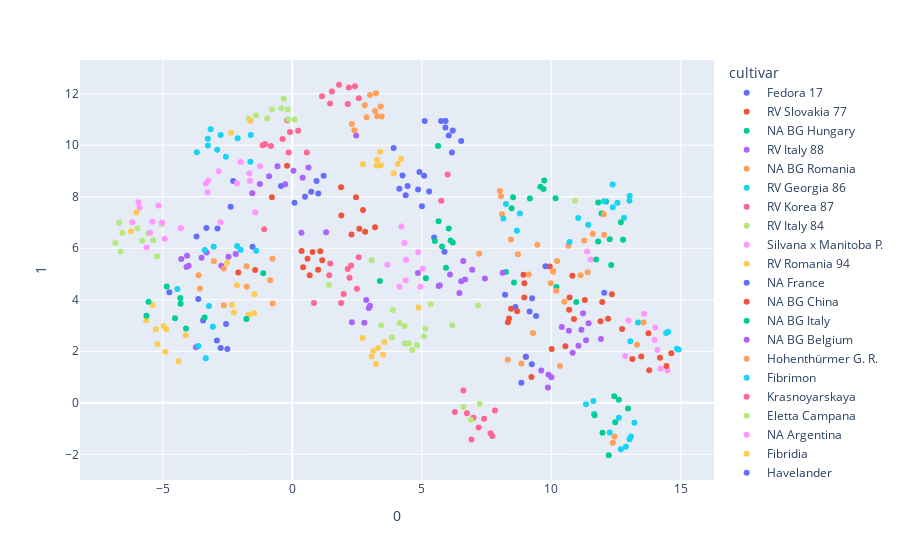

Write notebook code for a chart like this one.
### Code cell
import plotly.express as px

print("d =", min_dists)
print("n =", n_neighbors_list)
embed = pd.read_csv(f"outputs/umap/sample-full-cultivar-css_n=10_d=1.csv")
embed_metadata = pd.concat([embed, metadata], axis=1)


hover_data = ["cultivar", "replicates"]
fig = px.scatter(embed_metadata, x="0", y="1", color="cultivar", hover_data=hover_data)
fig.show()

### Figure 1 — Plotly figure (JSON) as saved in the notebook; plotly's stock layout.template omitted (floating-point values rounded to 4 significant figures)
{"data": [{"customdata": [["Fedora 17", "C1_01"], ["Fedora 17", "C1_02"], ["Fedora 17", "C1_03"], ["Fedora 17", "C1_04"], ["Fedora 17", "C1_05"], ["Fedora 17", "C1_06"], ["Fedora 17", "C1_07"], ["Fedora 17", "C1_08"], ["Fedora 17", "C1_09"], ["Fedora 17", "C1_10"]], "hovertemplate": "cultivar=%{customdata[0]}<br>0=%{x}<br>1=%{y}<br>replicates=%{customdata[1]}<extra></extra>", "legendgroup": "Fedora 17", "marker": {"color": "#636efa", "symbol": "circle"}, "mode": "markers", "name": "Fedora 17", "orientation": "v", "showlegend": true, "type": "scatter", "x": [-2.282, -2.379, -1.535, -0.4373, 0.08548, 0.4905, 0.7299, 0.9353, 1.003, 1.21], "xaxis": "x", "y": [8.615, 7.616, 6.058, 8.421, 7.763, 8.001, 8.196, 8.61, 8.126, 8.819], "yaxis": "y"}, {"customdata": [["RV Slovakia 77", "C10_01"], ["RV Slovakia 77", "C10_02"], ["RV Slovakia 77", "C10_03"], ["RV Slovakia 77", "C10_04"], ["RV Slovakia 77", "C10_05"], ["RV Slovakia 77", "C10_06"], ["RV Slovakia 77", "C10_07"], ["RV Slovakia 77", "C10_08"], ["RV Slovakia 77", "C10_09"], ["RV Slovakia 77", "C10_10"]], "hovertemplate": "cultivar=%{customdata[0]}<br>0=%{x}<br>1=%{y}<br>replicates=%{customdata[1]}<extra></extra>", "legendgroup": "RV Slovakia 77", "marker": {"color": "#EF553B", "symbol": "circle"}, "mode": "markers", "name": "RV Slovakia 77", "orientation": "v", "showlegend": true, "type": "scatter", "x": [-0.2018, -0.7858, 2.287, 1.884, 2.458, 1.893, 2.73, 3.195, 2.813, 2.586], "xaxis": "x", "y": [9.201, 7.978, 6.533, 8.367, 7.982, 7.274, 7.488, 6.816, 6.641, 6.761], "yaxis": "y"}, {"customdata": [["NA BG Hungary", "C11_01"], ["NA BG Hungary", "C11_02"], ["NA BG Hungary", "C11_06"], ["NA BG Hungary", "C11_07"], ["NA BG Hungary", "C11_08"], ["NA BG Hungary", "C11_09"], ["NA BG Hungary", "C11_10"]], "hovertemplate": "cultivar=%{customdata[0]}<br>0=%{x}<br>1=%{y}<br>replicates=%{customdata[1]}<extra></extra>", "legendgroup": "NA BG Hungary", "marker": {"color": "#00cc96", "symbol": "circle"}, "mode": "markers", "name": "NA BG Hungary", "orientation": "v", "showlegend": true, "type": "scatter", "x": [8.467, 8.523, 9.577, 9.172, 9.697, 10.16, 9.726], "xaxis": "x", "y": [7.553, 7.977, 8.392, 7.931, 8.303, 7.938, 8.627], "yaxis": "y"}, {"customdata": [["RV Italy 88", "C13_01"], ["RV Italy 88", "C13_02"], ["RV Italy 88", "C13_03"], ["RV Italy 88", "C13_04"], ["RV Italy 88", "C13_05"], ["RV Italy 88", "C13_06"], ["RV Italy 88", "C13_07"], ["RV Italy 88", "C13_08"], ["RV Italy 88", "C13_09"], ["RV Italy 88", "C13_10"]], "hovertemplate": "cultivar=%{customdata[0]}<br>0=%{x}<br>1=%{y}<br>replicates=%{customdata[1]}<extra></extra>", "legendgroup": "RV Italy 88", "marker": {"color": "#ab63fa", "symbol": "circle"}, "mode": "markers", "name": "RV Italy 88", "orientation": "v", "showlegend": true, "type": "scatter", "x": [3.002, 2.303, 2.955, 2.783, 2.853, 10.4, 11.16, 11.34, 10.82, 9.868], "xaxis": "x", "y": [3.765, 3.124, 3.683, 3.11, 3.988, 2.94, 2.836, 2.431, 1.94, 0.5982], "yaxis": "y"}, {"customdata": [["NA BG Romania", "C15_01"], ["NA BG Romania", "C15_02"], ["NA BG Romania", "C15_03"], ["NA BG Romania", "C15_05"], ["NA BG Romania", "C15_06"], ["NA BG Romania", "C15_07"], ["NA BG Romania", "C15_08"], ["NA BG Romania", "C15_11"], ["NA BG Romania", "C15_12"]], "hovertemplate": "cultivar=%{customdata[0]}<br>0=%{x}<br>1=%{y}<br>replicates=%{customdata[1]}<extra></extra>", "legendgroup": "NA BG Romania", "marker": {"color": "#FFA15A", "symbol": "circle"}, "mode": "markers", "name": "NA BG Romania", "orientation": "v", "showlegend": true, "type": "scatter", "x": [8.094, 8.054, 8.011, 7.214, 8.439, 8.71, 9.458, 12.37, 12.44], "xaxis": "x", "y": [7.32, 8.025, 8.22, 5.792, 6.342, 5.767, 6.139, -1.55, -1.306], "yaxis": "y"}, {"customdata": [["RV Georgia 86", "C16_01"], ["RV Georgia 86", "C16_02"], ["RV Georgia 86", "C16_03"], ["RV Georgia 86", "C16_04"], ["RV Georgia 86", "C16_05"], ["RV Georgia 86", "C16_06"], ["RV Georgia 86", "C16_07"], ["RV Georgia 86", "C16_08"], ["RV Georgia 86", "C16_09"], ["RV Georgia 86", "C16_10"]], "hovertemplate": "cultivar=%{customdata[0]}<br>0=%{x}<br>1=%{y}<br>replicates=%{customdata[1]}<extra></extra>", "legendgroup": "RV Georgia 86", "marker": {"color": "#19d3f3", "symbol": "circle"}, "mode": "markers", "name": "RV Georgia 86", "orientation": "v", "showlegend": true, "type": "scatter", "x": [12.88, 11.65, 11.34, 11.62, 13.02, 12.68, 12.61, 12.26, 13.07, 13.21], "xaxis": "x", "y": [-1.707, -0.4382, -0.05433, 0.06822, -1.411, -1.806, -0.5814, -1.156, -1.31, -0.7723], "yaxis": "y"}, {"customdata": [["RV Korea 87", "C17_01"], ["RV Korea 87", "C17_02"], ["RV Korea 87", "C17_03"], ["RV Korea 87", "C17_04"], ["RV Korea 87", "C17_05"], ["RV Korea 87", "C17_06"], ["RV Korea 87", "C17_07"], ["RV Korea 87", "C17_08"], ["RV Korea 87", "C17_09"], ["RV Korea 87", "C17_10"]], "hovertemplate": "cultivar=%{customdata[0]}<br>0=%{x}<br>1=%{y}<br>replicates=%{customdata[1]}<extra></extra>", "legendgroup": "RV Korea 87", "marker": {"color": "#FF6692", "symbol": "circle"}, "mode": "markers", "name": "RV Korea 87", "orientation": "v", "showlegend": true, "type": "scatter", "x": [7.652, 6.917, 7.719, 7.405, 6.741, 6.995, 7.193, 7.822, 6.277, 6.604], "xaxis": "x", "y": [-1.178, -1.424, -1.289, -0.6234, -0.4037, -0.5828, -0.9544, -0.2969, -0.3544, 0.4745], "yaxis": "y"}, {"customdata": [["RV Italy 84", "C18_01"], ["RV Italy 84", "C18_02"], ["RV Italy 84", "C18_03"], ["RV Italy 84", "C18_04"], ["RV Italy 84", "C18_05"], ["RV Italy 84", "C18_06"], ["RV Italy 84", "C18_07"], ["RV Italy 84", "C18_08"], ["RV Italy 84", "C18_09"], ["RV Italy 84", "C18_10"]], "hovertemplate": "cultivar=%{customdata[0]}<br>0=%{x}<br>1=%{y}<br>replicates=%{customdata[1]}<extra></extra>", "legendgroup": "RV Italy 84", "marker": {"color": "#B6E880", "symbol": "circle"}, "mode": "markers", "name": "RV Italy 84", "orientation": "v", "showlegend": true, "type": "scatter", "x": [6.605, 7.233, 6.896, 10.92, 3.063, 6.177, 7.177, 3.877, 5.344, 1.418], "xaxis": "x", "y": [-0.1605, -0.03322, -0.6537, 7.847, 5.538, 3.009, 3.783, 3.606, 3.828, 4.577], "yaxis": "y"}, {"customdata": [["Silvana x Manitoba P.", "C2_01"], ["Silvana x Manitoba P.", "C2_02"], ["Silvana x Manitoba P.", "C2_03"], ["Silvana x Manitoba P.", "C2_04"], ["Silvana x Manitoba P.", "C2_05"], ["Silvana x Manitoba P.", "C2_06"], ["Silvana x Manitoba P.", "C2_07"], ["Silvana x Manitoba P.", "C2_08"], ["Silvana x Manitoba P.", "C2_09"], ["Silvana x Manitoba P.", "C2_10"]], "hovertemplate": "cultivar=%{customdata[0]}<br>0=%{x}<br>1=%{y}<br>replicates=%{customdata[1]}<extra></extra>", "legendgroup": "Silvana x Manitoba P.", "marker": {"color": "#FF97FF", "symbol": "circle"}, "mode": "markers", "name": "Silvana x Manitoba P.", "orientation": "v", "showlegend": true, "type": "scatter", "x": [4.214, 4.327, 4.861, 4.134, 3.669, -2.77, 4.392, 4.945, 4.376, 5.039], "xaxis": "x", "y": [6.849, 6.208, 5.847, 4.505, 5.356, 7.014, 5.55, 4.506, 4.763, 5.209], "yaxis": "y"}, {"customdata": [["RV Romania 94", "C28_01"], ["RV Romania 94", "C28_02"], ["RV Romania 94", "C28_03"], ["RV Romania 94", "C28_04"], ["RV Romania 94", "C28_05"], ["RV Romania 94", "C28_06"], ["RV Romania 94", "C28_07"], ["RV Romania 94", "C28_08"], ["RV Romania 94", "C28_09"], ["RV Romania 94", "C28_10"]], "hovertemplate": "cultivar=%{customdata[0]}<br>0=%{x}<br>1=%{y}<br>replicates=%{customdata[1]}<extra></extra>", "legendgroup": "RV Romania 94", "marker": {"color": "#FECB52", "symbol": "circle"}, "mode": "markers", "name": "RV Romania 94", "orientation": "v", "showlegend": true, "type": "scatter", "x": [-1.479, -4.864, -4.115, -5.403, -5.268, -4.971, -5.641, -4.905, -5.207, -4.392], "xaxis": "x", "y": [3.473, 2.859, 2.623, 3.799, 2.858, 2.981, 3.204, 1.983, 2.271, 1.612], "yaxis": "y"}, {"customdata": [["NA France", "C30_01"], ["NA France", "C30_02"], ["NA France", "C30_03"], ["NA France", "C30_04"], ["NA France", "C30_05"], ["NA France", "C30_06"], ["NA France", "C30_07"], ["NA France", "C30_08"], ["NA France", "C30_09"], ["NA France", "C30_10"]], "hovertemplate": "cultivar=%{customdata[0]}<br>0=%{x}<br>1=%{y}<br>replicates=%{customdata[1]}<extra></extra>", "legendgroup": "NA France", "marker": {"color": "#636efa", "symbol": "circle"}, "mode": "markers", "name": "NA France", "orientation": "v", "showlegend": true, "type": "scatter", "x": [6.04, 5.746, 5.111, 6.196, 5.911, 5.918, 6.519, 6.162, 5.475, 5.874], "xaxis": "x", "y": [10.37, 10.94, 10.95, 10.57, 10.69, 10.94, 10.17, 9.718, 6.415, 5.862], "yaxis": "y"}, {"customdata": [["NA BG China", "C32_01"], ["NA BG China", "C32_02"], ["NA BG China", "C32_03"], ["NA BG China", "C32_04"], ["NA BG China", "C32_05"], ["NA BG China", "C32_06"], ["NA BG China", "C32_07"], ["NA BG China", "C32_08"], ["NA BG China", "C32_09"], ["NA BG China", "C32_10"]], "hovertemplate": "cultivar=%{customdata[0]}<br>0=%{x}<br>1=%{y}<br>replicates=%{customdata[1]}<extra></extra>", "legendgroup": "NA BG China", "marker": {"color": "#EF553B", "symbol": "circle"}, "mode": "markers", "name": "NA BG China", "orientation": "v", "showlegend": true, "type": "scatter", "x": [12.34, 10.81, 8.925, 10.71, 9.232, 10.01, 9.011, 9.939, 8.959, 10.69], "xaxis": "x", "y": [4.212, 4.933, 4.974, 4.089, 1.003, 2.093, 1.792, 5.289, 4.637, 3.608], "yaxis": "y"}, {"customdata": [["NA BG Italy", "C33_01"], ["NA BG Italy", "C33_02"], ["NA BG Italy", "C33_03"], ["NA BG Italy", "C33_04"], ["NA BG Italy", "C33_05"], ["NA BG Italy", "C33_06"], ["NA BG Italy", "C33_07"], ["NA BG Italy", "C33_08"], ["NA BG Italy", "C33_09"], ["NA BG Italy", "C33_10"]], "hovertemplate": "cultivar=%{customdata[0]}<br>0=%{x}<br>1=%{y}<br>replicates=%{customdata[1]}<extra></extra>", "legendgroup": "NA BG Italy", "marker": {"color": "#00cc96", "symbol": "circle"}, "mode": "markers", "name": "NA BG Italy", "orientation": "v", "showlegend": true, "type": "scatter", "x": [12.96, 12.22, 11.67, 12.43, 12.6, 11.98, 12.47, 8.559, 8.247, 10.2], "xaxis": "x", "y": [-0.2216, -2.036, -0.4871, 0.2571, 0.1184, -1.164, -0.7567, 4.673, 5.078, 4.496], "yaxis": "y"}, {"customdata": [["NA BG Belgium", "C34_01"], ["NA BG Belgium", "C34_02"], ["NA BG Belgium", "C34_03"], ["NA BG Belgium", "C34_04"], ["NA BG Belgium", "C34_05"], ["NA BG Belgium", "C34_06"], ["NA BG Belgium", "C34_07"], ["NA BG Belgium", "C34_08"], ["NA BG Belgium", "C34_09"], ["NA BG Belgium", "C34_10"]], "hovertemplate": "cultivar=%{customdata[0]}<br>0=%{x}<br>1=%{y}<br>replicates=%{customdata[1]}<extra></extra>", "legendgroup": "NA BG Belgium", "marker": {"color": "#ab63fa", "symbol": "circle"}, "mode": "markers", "name": "NA BG Belgium", "orientation": "v", "showlegend": true, "type": "scatter", "x": [11.22, 11.44, 11.92, 10.0, 9.892, 9.611, 7.437, 8.12, 10.68, 11.05], "xaxis": "x", "y": [3.475, 3.086, 2.478, 0.9889, 1.092, 1.257, 4.831, 5.052, 2.796, 2.212], "yaxis": "y"}, {"customdata": [["Hohenthürmer G. R.", "C36_01"], ["Hohenthürmer G. R.", "C36_02"], ["Hohenthürmer G. R.", "C36_03"], ["Hohenthürmer G. R.", "C36_04"], ["Hohenthürmer G. R.", "C36_05"], ["Hohenthürmer G. R.", "C36_06"], ["Hohenthürmer G. R.", "C36_07"], ["Hohenthürmer G. R.", "C36_08"], ["Hohenthürmer G. R.", "C36_09"], ["Hohenthürmer G. R.", "C36_10"]], "hovertemplate": "cultivar=%{customdata[0]}<br>0=%{x}<br>1=%{y}<br>replicates=%{customdata[1]}<extra></extra>", "legendgroup": "Hohenthürmer G. R.", "marker": {"color": "#FFA15A", "symbol": "circle"}, "mode": "markers", "name": "Hohenthürmer G. R.", "orientation": "v", "showlegend": true, "type": "scatter", "x": [10.07, 9.131, 10.5, 9.977, 10.19, 10.33, 10.22, 10.07, 11.13, 11.4], "xaxis": "x", "y": [5.084, 4.98, 3.925, 4.646, 4.35, 1.426, 5.505, 5.12, 4.956, 5.066], "yaxis": "y"}, {"customdata": [["Fibrimon", "C37_01"], ["Fibrimon", "C37_02"], ["Fibrimon", "C37_03"], ["Fibrimon", "C37_04"], ["Fibrimon", "C37_05"], ["Fibrimon", "C37_06"], ["Fibrimon", "C37_07"], ["Fibrimon", "C37_08"], ["Fibrimon", "C37_09"], ["Fibrimon", "C37_10"]], "hovertemplate": "cultivar=%{customdata[0]}<br>0=%{x}<br>1=%{y}<br>replicates=%{customdata[1]}<extra></extra>", "legendgroup": "Fibrimon", "marker": {"color": "#19d3f3", "symbol": "circle"}, "mode": "markers", "name": "Fibrimon", "orientation": "v", "showlegend": true, "type": "scatter", "x": [-1.617, -3.683, -2.898, -2.766, -3.258, -3.26, -3.152, -2.565, -1.603, -2.109], "xaxis": "x", "y": [9.359, 9.726, 9.826, 10.4, 9.986, 10.25, 10.62, 9.55, 10.4, 10.28], "yaxis": "y"}, {"customdata": [["Krasnoyarskaya", "C38_01"], ["Krasnoyarskaya", "C38_02"], ["Krasnoyarskaya", "C38_03"], ["Krasnoyarskaya", "C38_04"], ["Krasnoyarskaya", "C38_05"], ["Krasnoyarskaya", "C38_06"], ["Krasnoyarskaya", "C38_07"], ["Krasnoyarskaya", "C38_08"], ["Krasnoyarskaya", "C38_09"], ["Krasnoyarskaya", "C38_10"]], "hovertemplate": "cultivar=%{customdata[0]}<br>0=%{x}<br>1=%{y}<br>replicates=%{customdata[1]}<extra></extra>", "legendgroup": "Krasnoyarskaya", "marker": {"color": "#FF6692", "symbol": "circle"}, "mode": "markers", "name": "Krasnoyarskaya", "orientation": "v", "showlegend": true, "type": "scatter", "x": [-1.083, -0.8249, -1.05, -1.144, -0.1416, 0.5591, 0.2258, -0.1965, -0.08842, -0.3719], "xaxis": "x", "y": [6.737, 9.974, 10.05, 10.0, 9.723, 9.723, 10.57, 10.97, 10.52, 10.24], "yaxis": "y"}, {"customdata": [["Eletta Campana", "C41_01"], ["Eletta Campana", "C41_02"], ["Eletta Campana", "C41_03"], ["Eletta Campana", "C41_04"], ["Eletta Campana", "C41_05"], ["Eletta Campana", "C41_07"], ["Eletta Campana", "C41_08"], ["Eletta Campana", "C41_09"], ["Eletta Campana", "C41_10"]], "hovertemplate": "cultivar=%{customdata[0]}<br>0=%{x}<br>1=%{y}<br>replicates=%{customdata[1]}<extra></extra>", "legendgroup": "Eletta Campana", "marker": {"color": "#B6E880", "symbol": "circle"}, "mode": "markers", "name": "Eletta Campana", "orientation": "v", "showlegend": true, "type": "scatter", "x": [0.08799, -0.4244, -0.3341, -0.1727, -0.1575, -0.9717, -0.7828, -1.401, -1.682], "xaxis": "x", "y": [11.0, 11.43, 11.81, 11.39, 11.01, 11.04, 11.39, 11.16, 11.04], "yaxis": "y"}, {"customdata": [["NA Argentina", "C43_01"], ["NA Argentina", "C43_02"], ["NA Argentina", "C43_03"], ["NA Argentina", "C43_04"], ["NA Argentina", "C43_05"], ["NA Argentina", "C43_06"], ["NA Argentina", "C43_07"], ["NA Argentina", "C43_08"], ["NA Argentina", "C43_09"], ["NA Argentina", "C43_10"]], "hovertemplate": "cultivar=%{customdata[0]}<br>0=%{x}<br>1=%{y}<br>replicates=%{customdata[1]}<extra></extra>", "legendgroup": "NA Argentina", "marker": {"color": "#FF97FF", "symbol": "circle"}, "mode": "markers", "name": "NA Argentina", "orientation": "v", "showlegend": true, "type": "scatter", "x": [11.52, 11.38, 13.58, 14.01, 14.09, 13.99, 12.98, 12.85, 14.48, 14.22], "xaxis": "x", "y": [5.566, 5.875, 3.46, 2.924, 2.055, 2.45, 3.196, 1.821, 1.268, 1.328], "yaxis": "y"}, {"customdata": [["Fibridia", "C44_01"], ["Fibridia", "C44_02"], ["Fibridia", "C44_03"], ["Fibridia", "C44_04"], ["Fibridia", "C44_05"], ["Fibridia", "C44_06"], ["Fibridia", "C44_07"], ["Fibridia", "C44_08"], ["Fibridia", "C44_09"], ["Fibridia", "C44_10"]], "hovertemplate": "cultivar=%{customdata[0]}<br>0=%{x}<br>1=%{y}<br>replicates=%{customdata[1]}<extra></extra>", "legendgroup": "Fibridia", "marker": {"color": "#FECB52", "symbol": "circle"}, "mode": "markers", "name": "Fibridia", "orientation": "v", "showlegend": true, "type": "scatter", "x": [-2.361, -1.61, 3.268, 2.728, 3.916, 3.389, 4.072, 4.196, 3.422, 3.248], "xaxis": "x", "y": [10.48, 10.95, 9.424, 9.262, 8.909, 9.743, 9.267, 9.473, 9.224, 9.2], "yaxis": "y"}, {"customdata": [["Havelander", "C47_01"], ["Havelander", "C47_02"], ["Havelander", "C47_03"], ["Havelander", "C47_04"], ["Havelander", "C47_05"], ["Havelander", "C47_06"], ["Havelander", "C47_07"], ["Havelander", "C47_08"], ["Havelander", "C47_09"], ["Havelander", "C47_10"]], "hovertemplate": "cultivar=%{customdata[0]}<br>0=%{x}<br>1=%{y}<br>replicates=%{customdata[1]}<extra></extra>", "legendgroup": "Havelander", "marker": {"color": "#636efa", "symbol": "circle"}, "mode": "markers", "name": "Havelander", "orientation": "v", "showlegend": true, "type": "scatter", "x": [3.912, 4.255, 4.135, 4.449, 5.088, 5.283, 4.909, 4.378, 4.858, 5.005], "xaxis": "x", "y": [9.896, 8.823, 8.315, 8.413, 8.811, 8.2, 8.957, 8.055, 8.278, 7.636], "yaxis": "y"}, {"customdata": [["NA Syria", "C49_01"], ["NA Syria", "C49_02"], ["NA Syria", "C49_03"], ["NA Syria", "C49_04"], ["NA Syria", "C49_05"], ["NA Syria", "C49_06"], ["NA Syria", "C49_07"], ["NA Syria", "C49_08"], ["NA Syria", "C49_09"]], "hovertemplate": "cultivar=%{customdata[0]}<br>0=%{x}<br>1=%{y}<br>replicates=%{customdata[1]}<extra></extra>", "legendgroup": "NA Syria", "marker": {"color": "#EF553B", "symbol": "circle"}, "mode": "markers", "name": "NA Syria", "orientation": "v", "showlegend": true, "type": "scatter", "x": [14.44, 13.13, 12.73, 13.78, 13.47, 13.75, 14.63, 14.19, 12.19], "xaxis": "x", "y": [1.433, 1.702, 2.861, 1.262, 1.8, 2.698, 1.928, 1.747, 3.264], "yaxis": "y"}, {"customdata": [["Schurig", "C52_01"], ["Schurig", "C52_02"], ["Schurig", "C52_03"], ["Schurig", "C52_04"], ["Schurig", "C52_05"], ["Schurig", "C52_06"], ["Schurig", "C52_07"], ["Schurig", "C52_08"], ["Schurig", "C52_09"], ["Schurig", "C52_10"]], "hovertemplate": "cultivar=%{customdata[0]}<br>0=%{x}<br>1=%{y}<br>replicates=%{customdata[1]}<extra></extra>", "legendgroup": "Schurig", "marker": {"color": "#00cc96", "symbol": "circle"}, "mode": "markers", "name": "Schurig", "orientation": "v", "showlegend": true, "type": "scatter", "x": [5.627, 5.649, 6.04, 6.109, 6.194, 5.782, 5.505, 5.156, 5.935, 3.381], "xaxis": "x", "y": [9.97, 7.051, 6.772, 6.303, 6.223, 6.072, 6.28, 4.84, 5.246, 4.732], "yaxis": "y"}, {"customdata": [["Bredemann", "C54_01"], ["Bredemann", "C54_02"], ["Bredemann", "C54_03"], ["Bredemann", "C54_04"], ["Bredemann", "C54_05"], ["Bredemann", "C54_06"], ["Bredemann", "C54_07"], ["Bredemann", "C54_08"], ["Bredemann", "C54_09"], ["Bredemann", "C54_10"]], "hovertemplate": "cultivar=%{customdata[0]}<br>0=%{x}<br>1=%{y}<br>replicates=%{customdata[1]}<extra></extra>", "legendgroup": "Bredemann", "marker": {"color": "#ab63fa", "symbol": "circle"}, "mode": "markers", "name": "Bredemann", "orientation": "v", "showlegend": true, "type": "scatter", "x": [6.601, 6.944, 6.52, 6.089, 6.671, 6.451, 5.69, 5.651, 4.849, 2.463], "xaxis": "x", "y": [5.503, 5.162, 4.715, 4.98, 4.789, 4.266, 4.568, 4.54, 5.038, 10.38], "yaxis": "y"}, {"customdata": [["Ramo", "C55_01"], ["Ramo", "C55_02"], ["Ramo", "C55_03"], ["Ramo", "C55_04"], ["Ramo", "C55_05"], ["Ramo", "C55_06"], ["Ramo", "C55_07"], ["Ramo", "C55_08"], ["Ramo", "C55_09"], ["Ramo", "C55_10"]], "hovertemplate": "cultivar=%{customdata[0]}<br>0=%{x}<br>1=%{y}<br>replicates=%{customdata[1]}<extra></extra>", "legendgroup": "Ramo", "marker": {"color": "#FFA15A", "symbol": "circle"}, "mode": "markers", "name": "Ramo", "orientation": "v", "showlegend": true, "type": "scatter", "x": [2.864, 3.452, 2.298, 2.397, 3.196, 2.797, 3.279, 2.999, 3.41, 3.233], "xaxis": "x", "y": [11.09, 11.12, 10.82, 10.58, 11.33, 11.55, 11.13, 11.95, 11.51, 12.02], "yaxis": "y"}, {"customdata": [["NA Turkey", "C56_01"], ["NA Turkey", "C56_02"], ["NA Turkey", "C56_03"], ["NA Turkey", "C56_04"], ["NA Turkey", "C56_05"], ["NA Turkey", "C56_06"], ["NA Turkey", "C56_07"], ["NA Turkey", "C56_08"], ["NA Turkey", "C56_09"], ["NA Turkey", "C56_10"]], "hovertemplate": "cultivar=%{customdata[0]}<br>0=%{x}<br>1=%{y}<br>replicates=%{customdata[1]}<extra></extra>", "legendgroup": "NA Turkey", "marker": {"color": "#19d3f3", "symbol": "circle"}, "mode": "markers", "name": "NA Turkey", "orientation": "v", "showlegend": true, "type": "scatter", "x": [14.91, 14.43, 14.51, 14.85, 13.05, 13.35, 8.152, 8.67, 8.249, 8.786], "xaxis": "x", "y": [2.068, 2.706, 2.758, 2.096, 2.391, 3.115, 7.151, 6.684, 7.716, 7.353], "yaxis": "y"}, {"customdata": [["Lovrin 110", "C58_01"], ["Lovrin 110", "C58_02"], ["Lovrin 110", "C58_03"], ["Lovrin 110", "C58_04"], ["Lovrin 110", "C58_05"], ["Lovrin 110", "C58_06"], ["Lovrin 110", "C58_07"], ["Lovrin 110", "C58_08"], ["Lovrin 110", "C58_09"], ["Lovrin 110", "C58_10"]], "hovertemplate": "cultivar=%{customdata[0]}<br>0=%{x}<br>1=%{y}<br>replicates=%{customdata[1]}<extra></extra>", "legendgroup": "Lovrin 110", "marker": {"color": "#FF6692", "symbol": "circle"}, "mode": "markers", "name": "Lovrin 110", "orientation": "v", "showlegend": true, "type": "scatter", "x": [2.568, 2.417, 2.184, 1.529, 1.805, 1.147, 2.141, 1.458, 5.752, 5.999], "xaxis": "x", "y": [11.83, 12.29, 12.24, 12.09, 12.35, 11.9, 11.6, 11.63, 7.848, 8.866], "yaxis": "y"}, {"customdata": [["Fasamo", "C59_01"], ["Fasamo", "C59_02"], ["Fasamo", "C59_03"], ["Fasamo", "C59_04"], ["Fasamo", "C59_05"], ["Fasamo", "C59_06"], ["Fasamo", "C59_07"], ["Fasamo", "C59_08"], ["Fasamo", "C59_09"], ["Fasamo", "C59_10"]], "hovertemplate": "cultivar=%{customdata[0]}<br>0=%{x}<br>1=%{y}<br>replicates=%{customdata[1]}<extra></extra>", "legendgroup": "Fasamo", "marker": {"color": "#B6E880", "symbol": "circle"}, "mode": "markers", "name": "Fasamo", "orientation": "v", "showlegend": true, "type": "scatter", "x": [-6.682, -5.978, -5.556, -6.558, -6.627, -6.827, -5.22, -5.041, -5.366, -5.795], "xaxis": "x", "y": [6.994, 6.768, 6.587, 6.6, 5.877, 6.208, 5.683, 6.942, 6.311, 6.295], "yaxis": "y"}, {"customdata": [["Kompolti", "C62_01"], ["Kompolti", "C62_02"], ["Kompolti", "C62_03"], ["Kompolti", "C62_04"], ["Kompolti", "C62_05"], ["Kompolti", "C62_06"], ["Kompolti", "C62_07"], ["Kompolti", "C62_08"], ["Kompolti", "C62_09"], ["Kompolti", "C62_10"]], "hovertemplate": "cultivar=%{customdata[0]}<br>0=%{x}<br>1=%{y}<br>replicates=%{customdata[1]}<extra></extra>", "legendgroup": "Kompolti", "marker": {"color": "#FF97FF", "symbol": "circle"}, "mode": "markers", "name": "Kompolti", "orientation": "v", "showlegend": true, "type": "scatter", "x": [-6.173, -5.492, -5.626, -4.3, -5.406, -4.92, -5.169, -5.029, -5.94, -5.896], "xaxis": "x", "y": [7.01, 6.598, 6.034, 6.774, 7.029, 6.366, 7.66, 7.001, 7.789, 7.578], "yaxis": "y"}, {"customdata": [["Beniko", "C65_01"], ["Beniko", "C65_02"], ["Beniko", "C65_05"], ["Beniko", "C65_06"], ["Beniko", "C65_07"], ["Beniko", "C65_08"], ["Beniko", "C65_09"], ["Beniko", "C65_10"]], "hovertemplate": "cultivar=%{customdata[0]}<br>0=%{x}<br>1=%{y}<br>replicates=%{customdata[1]}<extra></extra>", "legendgroup": "Beniko", "marker": {"color": "#FECB52", "symbol": "circle"}, "mode": "markers", "name": "Beniko", "orientation": "v", "showlegend": true, "type": "scatter", "x": [-6.229, -6.02, -2.521, -2.135, -1.464, -1.685, -2.328, -2.254], "xaxis": "x", "y": [6.657, 7.389, 5.443, 4.565, 4.215, 3.423, 3.805, 3.504], "yaxis": "y"}, {"customdata": [["Finola", "C67_01"], ["Finola", "C67_02"], ["Finola", "C67_03"], ["Finola", "C67_04"], ["Finola", "C67_05"], ["Finola", "C67_06"], ["Finola", "C67_07"], ["Finola", "C67_08"], ["Finola", "C67_09"], ["Finola", "C67_10"]], "hovertemplate": "cultivar=%{customdata[0]}<br>0=%{x}<br>1=%{y}<br>replicates=%{customdata[1]}<extra></extra>", "legendgroup": "Finola", "marker": {"color": "#636efa", "symbol": "circle"}, "mode": "markers", "name": "Finola", "orientation": "v", "showlegend": true, "type": "scatter", "x": [-3.628, -4.744, -3.444, -2.556, -2.909, -2.508, -2.765, -2.889, -3.698, -3.316], "xaxis": "x", "y": [4.033, 4.294, 3.196, 3.055, 2.416, 2.09, 2.128, 6.767, 6.457, 6.788], "yaxis": "y"}, {"customdata": [["Purini", "C70_01"], ["Purini", "C70_02"], ["Purini", "C70_03"], ["Purini", "C70_04"], ["Purini", "C70_05"], ["Purini", "C70_06"], ["Purini", "C70_07"], ["Purini", "C70_08"], ["Purini", "C70_09"], ["Purini", "C70_10"]], "hovertemplate": "cultivar=%{customdata[0]}<br>0=%{x}<br>1=%{y}<br>replicates=%{customdata[1]}<extra></extra>", "legendgroup": "Purini", "marker": {"color": "#EF553B", "symbol": "circle"}, "mode": "markers", "name": "Purini", "orientation": "v", "showlegend": true, "type": "scatter", "x": [1.08, 0.358, 0.5868, 1.155, 0.7827, 0.6707, 0.4182, 0.9962, -2.084, -1.435], "xaxis": "x", "y": [5.888, 5.897, 5.596, 5.531, 5.859, 4.957, 5.267, 5.165, 5.062, 5.158], "yaxis": "y"}, {"customdata": [["Ferimon", "C72_01"], ["Ferimon", "C72_02"], ["Ferimon", "C72_03"], ["Ferimon", "C72_04"], ["Ferimon", "C72_05"], ["Ferimon", "C72_06"], ["Ferimon", "C72_07"], ["Ferimon", "C72_08"], ["Ferimon", "C72_09"], ["Ferimon", "C72_10"]], "hovertemplate": "cultivar=%{customdata[0]}<br>0=%{x}<br>1=%{y}<br>replicates=%{customdata[1]}<extra></extra>", "legendgroup": "Ferimon", "marker": {"color": "#00cc96", "symbol": "circle"}, "mode": "markers", "name": "Ferimon", "orientation": "v", "showlegend": true, "type": "scatter", "x": [-1.121, -1.772, -5.629, -3.384, -4.847, -4.323, -4.312, -5.55, -4.528, -4.102], "xaxis": "x", "y": [5.033, 3.253, 3.382, 3.316, 4.519, 4.067, 3.844, 3.924, 3.279, 2.888], "yaxis": "y"}, {"customdata": [["Felina 32", "C73_01"], ["Felina 32", "C73_02"], ["Felina 32", "C73_03"], ["Felina 32", "C73_04"], ["Felina 32", "C73_05"], ["Felina 32", "C73_06"], ["Felina 32", "C73_07"], ["Felina 32", "C73_08"], ["Felina 32", "C73_09"], ["Felina 32", "C73_10"]], "hovertemplate": "cultivar=%{customdata[0]}<br>0=%{x}<br>1=%{y}<br>replicates=%{customdata[1]}<extra></extra>", "legendgroup": "Felina 32", "marker": {"color": "#ab63fa", "symbol": "circle"}, "mode": "markers", "name": "Felina 32", "orientation": "v", "showlegend": true, "type": "scatter", "x": [-3.721, -4.062, -4.286, -4.0, -3.502, -4.084, -2.184, -2.463, -2.743, -3.306], "xaxis": "x", "y": [2.159, 5.708, 5.581, 5.322, 5.63, 5.276, 5.78, 5.67, 5.324, 5.837], "yaxis": "y"}, {"customdata": [["Futura 75", "C74_01"], ["Futura 75", "C74_02"], ["Futura 75", "C74_03"], ["Futura 75", "C74_04"], ["Futura 75", "C74_05"], ["Futura 75", "C74_06"], ["Futura 75", "C74_07"], ["Futura 75", "C74_08"], ["Futura 75", "C74_09"], ["Futura 75", "C74_10"]], "hovertemplate": "cultivar=%{customdata[0]}<br>0=%{x}<br>1=%{y}<br>replicates=%{customdata[1]}<extra></extra>", "legendgroup": "Futura 75", "marker": {"color": "#FFA15A", "symbol": "circle"}, "mode": "markers", "name": "Futura 75", "orientation": "v", "showlegend": true, "type": "scatter", "x": [-2.644, -3.025, -1.767, -0.7643, -0.8531, -0.7597, -1.758, -2.644, -3.617, -3.569], "xaxis": "x", "y": [5.21, 5.495, 5.306, 5.595, 4.758, 3.858, 4.508, 3.785, 4.952, 4.441], "yaxis": "y"}, {"customdata": [["Orion 33", "C75_01"], ["Orion 33", "C75_02"], ["Orion 33", "C75_03"], ["Orion 33", "C75_04"], ["Orion 33", "C75_05"], ["Orion 33", "C75_06"], ["Orion 33", "C75_07"], ["Orion 33", "C75_08"], ["Orion 33", "C75_09"], ["Orion 33", "C75_10"]], "hovertemplate": "cultivar=%{customdata[0]}<br>0=%{x}<br>1=%{y}<br>replicates=%{customdata[1]}<extra></extra>", "legendgroup": "Orion 33", "marker": {"color": "#19d3f3", "symbol": "circle"}, "mode": "markers", "name": "Orion 33", "orientation": "v", "showlegend": true, "type": "scatter", "x": [-4.438, -3.218, -3.065, -3.626, -3.338, -2.131, -3.376, -3.034, -1.993, -1.391], "xaxis": "x", "y": [4.42, 3.761, 2.956, 2.206, 1.733, 6.087, 5.93, 6.054, 5.945, 5.902], "yaxis": "y"}, {"customdata": [["The Church CBD", "C76_01"], ["The Church CBD", "C76_02"], ["The Church CBD", "C76_03"], ["The Church CBD", "C76_04"], ["The Church CBD", "C76_05"], ["The Church CBD", "C76_06"], ["The Church CBD", "C76_07"], ["The Church CBD", "C76_08"], ["The Church CBD", "C76_09"], ["The Church CBD", "C76_10"]], "hovertemplate": "cultivar=%{customdata[0]}<br>0=%{x}<br>1=%{y}<br>replicates=%{customdata[1]}<extra></extra>", "legendgroup": "The Church CBD", "marker": {"color": "#FF6692", "symbol": "circle"}, "mode": "markers", "name": "The Church CBD", "orientation": "v", "showlegend": true, "type": "scatter", "x": [1.466, 2.211, 1.425, 2.27, 2.563, 2.138, 2.494, 1.983, 1.885, 0.839], "xaxis": "x", "y": [5.413, 4.853, 4.952, 5.334, 5.647, 5.191, 4.429, 4.228, 3.874, 3.879], "yaxis": "y"}, {"customdata": [["Arjans Haze 3", "C77_01"], ["Arjans Haze 3", "C77_02"], ["Arjans Haze 3", "C77_03"], ["Arjans Haze 3", "C77_04"], ["Arjans Haze 3", "C77_05"], ["Arjans Haze 3", "C77_06"], ["Arjans Haze 3", "C77_07"], ["Arjans Haze 3", "C77_08"], ["Arjans Haze 3", "C77_09"], ["Arjans Haze 3", "C77_10"]], "hovertemplate": "cultivar=%{customdata[0]}<br>0=%{x}<br>1=%{y}<br>replicates=%{customdata[1]}<extra></extra>", "legendgroup": "Arjans Haze 3", "marker": {"color": "#B6E880", "symbol": "circle"}, "mode": "markers", "name": "Arjans Haze 3", "orientation": "v", "showlegend": true, "type": "scatter", "x": [4.488, 4.329, 3.85, 3.428, 4.349, 5.086, 5.135, 4.81, 4.633, 4.138], "xaxis": "x", "y": [2.302, 2.984, 2.536, 3.001, 2.307, 2.586, 2.877, 2.242, 2.052, 3.096], "yaxis": "y"}, {"customdata": [["Carmagnola", "C8_01"], ["Carmagnola", "C8_02"], ["Carmagnola", "C8_03"], ["Carmagnola", "C8_04"], ["Carmagnola", "C8_05"], ["Carmagnola", "C8_06"], ["Carmagnola", "C8_07"], ["Carmagnola", "C8_08"], ["Carmagnola", "C8_09"], ["Carmagnola", "C8_10"]], "hovertemplate": "cultivar=%{customdata[0]}<br>0=%{x}<br>1=%{y}<br>replicates=%{customdata[1]}<extra></extra>", "legendgroup": "Carmagnola", "marker": {"color": "#FF97FF", "symbol": "circle"}, "mode": "markers", "name": "Carmagnola", "orientation": "v", "showlegend": true, "type": "scatter", "x": [-3.271, -3.338, -2.841, -3.245, -1.632, -2.138, -1.428, -1.251, -1.66, -1.997], "xaxis": "x", "y": [8.178, 8.511, 8.991, 8.632, 8.616, 8.529, 7.386, 9.187, 8.899, 9.354], "yaxis": "y"}, {"customdata": [["Hindu Kush", "C86_01"], ["Hindu Kush", "C86_02"], ["Hindu Kush", "C86_03"], ["Hindu Kush", "C86_04"], ["Hindu Kush", "C86_05"], ["Hindu Kush", "C86_06"], ["Hindu Kush", "C86_07"], ["Hindu Kush", "C86_08"]], "hovertemplate": "cultivar=%{customdata[0]}<br>0=%{x}<br>1=%{y}<br>replicates=%{customdata[1]}<extra></extra>", "legendgroup": "Hindu Kush", "marker": {"color": "#FECB52", "symbol": "circle"}, "mode": "markers", "name": "Hindu Kush", "orientation": "v", "showlegend": true, "type": "scatter", "x": [3.557, 3.133, 3.065, 3.316, 3.5, 3.233, 2.71, 4.874], "xaxis": "x", "y": [2.356, 2.025, 1.797, 2.126, 1.868, 1.503, 2.512, 3.705], "yaxis": "y"}, {"customdata": [["Afghani 1", "C87_01"], ["Afghani 1", "C87_02"], ["Afghani 1", "C87_03"], ["Afghani 1", "C87_04"], ["Afghani 1", "C87_05"], ["Afghani 1", "C87_06"], ["Afghani 1", "C87_07"], ["Afghani 1", "C87_08"], ["Afghani 1", "C87_09"], ["Afghani 1", "C87_10"]], "hovertemplate": "cultivar=%{customdata[0]}<br>0=%{x}<br>1=%{y}<br>replicates=%{customdata[1]}<extra></extra>", "legendgroup": "Afghani 1", "marker": {"color": "#636efa", "symbol": "circle"}, "mode": "markers", "name": "Afghani 1", "orientation": "v", "showlegend": true, "type": "scatter", "x": [9.256, 8.213, 12.04, 8.614, 9.162, 9.411, 9.246, 9.02, 8.84, 9.772], "xaxis": "x", "y": [4.063, 4.197, 4.271, 3.718, 3.545, 3.372, 1.497, 1.79, 0.7743, 5.302], "yaxis": "y"}, {"customdata": [["Skunk 1", "C88_01"], ["Skunk 1", "C88_02"], ["Skunk 1", "C88_03"], ["Skunk 1", "C88_04"], ["Skunk 1", "C88_05"], ["Skunk 1", "C88_06"], ["Skunk 1", "C88_07"], ["Skunk 1", "C88_08"], ["Skunk 1", "C88_09"], ["Skunk 1", "C88_10"]], "hovertemplate": "cultivar=%{customdata[0]}<br>0=%{x}<br>1=%{y}<br>replicates=%{customdata[1]}<extra></extra>", "legendgroup": "Skunk 1", "marker": {"color": "#EF553B", "symbol": "circle"}, "mode": "markers", "name": "Skunk 1", "orientation": "v", "showlegend": true, "type": "scatter", "x": [8.681, 8.323, 8.367, 8.955, 10.88, 11.9, 8.442, 10.54, 11.29, 11.96], "xaxis": "x", "y": [3.557, 3.132, 3.274, 4.092, 3.255, 3.166, 3.652, 2.2, 3.996, 3.918], "yaxis": "y"}, {"customdata": [["Ruderalis Indica", "C89_01"], ["Ruderalis Indica", "C89_02"], ["Ruderalis Indica", "C89_03"], ["Ruderalis Indica", "C89_04"], ["Ruderalis Indica", "C89_05"], ["Ruderalis Indica", "C89_06"], ["Ruderalis Indica", "C89_07"], ["Ruderalis Indica", "C89_08"], ["Ruderalis Indica", "C89_09"], ["Ruderalis Indica", "C89_10"]], "hovertemplate": "cultivar=%{customdata[0]}<br>0=%{x}<br>1=%{y}<br>replicates=%{customdata[1]}<extra></extra>", "legendgroup": "Ruderalis Indica", "marker": {"color": "#00cc96", "symbol": "circle"}, "mode": "markers", "name": "Ruderalis Indica", "orientation": "v", "showlegend": true, "type": "scatter", "x": [12.77, 11.73, 11.81, 12.11, 11.94, 12.68, 12.31, 12.25, 11.81, 10.96], "xaxis": "x", "y": [6.329, 5.565, 6.263, 7.813, 7.345, 7.01, 5.355, 6.35, 7.772, 3.913], "yaxis": "y"}, {"customdata": [["Santhica 27", "C9_01"], ["Santhica 27", "C9_02"], ["Santhica 27", "C9_03"], ["Santhica 27", "C9_04"], ["Santhica 27", "C9_05"], ["Santhica 27", "C9_06"], ["Santhica 27", "C9_07"], ["Santhica 27", "C9_08"], ["Santhica 27", "C9_09"], ["Santhica 27", "C9_11"]], "hovertemplate": "cultivar=%{customdata[0]}<br>0=%{x}<br>1=%{y}<br>replicates=%{customdata[1]}<extra></extra>", "legendgroup": "Santhica 27", "marker": {"color": "#ab63fa", "symbol": "circle"}, "mode": "markers", "name": "Santhica 27", "orientation": "v", "showlegend": true, "type": "scatter", "x": [0.4021, 0.6258, 0.04648, -0.2714, -0.5738, 1.306, 0.3524, -0.8956, -1.253, -1.543], "xaxis": "x", "y": [8.742, 9.14, 9.006, 8.484, 9.188, 6.618, 6.602, 8.793, 8.499, 8.132], "yaxis": "y"}, {"customdata": [["Mexican Sativa", "C90_01"], ["Mexican Sativa", "C90_02"], ["Mexican Sativa", "C90_03"], ["Mexican Sativa", "C90_04"], ["Mexican Sativa", "C90_05"], ["Mexican Sativa", "C90_06"], ["Mexican Sativa", "C90_07"], ["Mexican Sativa", "C90_08"], ["Mexican Sativa", "C90_09"], ["Mexican Sativa", "C90_10"]], "hovertemplate": "cultivar=%{customdata[0]}<br>0=%{x}<br>1=%{y}<br>replicates=%{customdata[1]}<extra></extra>", "legendgroup": "Mexican Sativa", "marker": {"color": "#FFA15A", "symbol": "circle"}, "mode": "markers", "name": "Mexican Sativa", "orientation": "v", "showlegend": true, "type": "scatter", "x": [8.844, 9.293, 8.318, 10.66, 12.04, 11.27, 11.6, 12.02, 13.56, 13.31], "xaxis": "x", "y": [1.522, 2.709, 1.673, 6.099, 6.525, 6.305, 6.56, 7.316, 3.115, 2.258], "yaxis": "y"}, {"customdata": [["Master Kush", "C91_01"], ["Master Kush", "C91_02"], ["Master Kush", "C91_03"], ["Master Kush", "C91_04"], ["Master Kush", "C91_05"], ["Master Kush", "C91_06"], ["Master Kush", "C91_07"], ["Master Kush", "C91_08"], ["Master Kush", "C91_09"], ["Master Kush", "C91_10"]], "hovertemplate": "cultivar=%{customdata[0]}<br>0=%{x}<br>1=%{y}<br>replicates=%{customdata[1]}<extra></extra>", "legendgroup": "Master Kush", "marker": {"color": "#19d3f3", "symbol": "circle"}, "mode": "markers", "name": "Master Kush", "orientation": "v", "showlegend": true, "type": "scatter", "x": [12.37, 11.04, 13.02, 12.8, 12.55, 13.01, 12.03, 12.37, 11.42, 10.7], "xaxis": "x", "y": [7.594, 7.171, 8.026, 7.182, 7.77, 7.842, 7.823, 8.476, 6.912, 6.241], "yaxis": "y"}], "layout": {"autosize": true, "legend": {"title": {"text": "cultivar"}, "tracegroupgap": 0}, "margin": {"t": 60}, "xaxis": {"anchor": "y", "autorange": true, "domain": [0, 1], "range": [-8.119, 16.2], "title": {"text": "0"}, "type": "linear"}, "yaxis": {"anchor": "x", "autorange": true, "domain": [0, 1], "range": [-3.15, 13.46], "title": {"text": "1"}, "type": "linear"}}}
